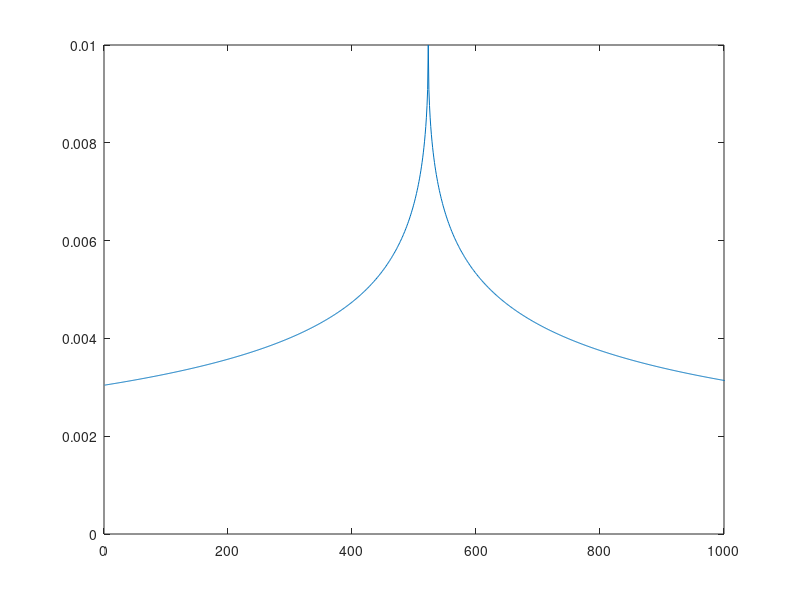

This chart was generated by the following MATLAB code:
% x = 1:Fs/2;
% a = 523;
% sigma = 10;
% y = (1/((sqrt(2*pi))*sigma))*exp(-((x-a).^2)/(2*sigma.^2));
% plot(y);axis([0,1000,0,max(y)]);

Fs = 65536
x = 1:Fs/2;
pitch = 523;
a = 10;
b = 100;
m = 5;
e = 0.5;
y = 1 ./ ( ( abs ( x - pitch ) .^ e ) .* a + b );
plot(y);axis([0,1000,0,max(y)]);
